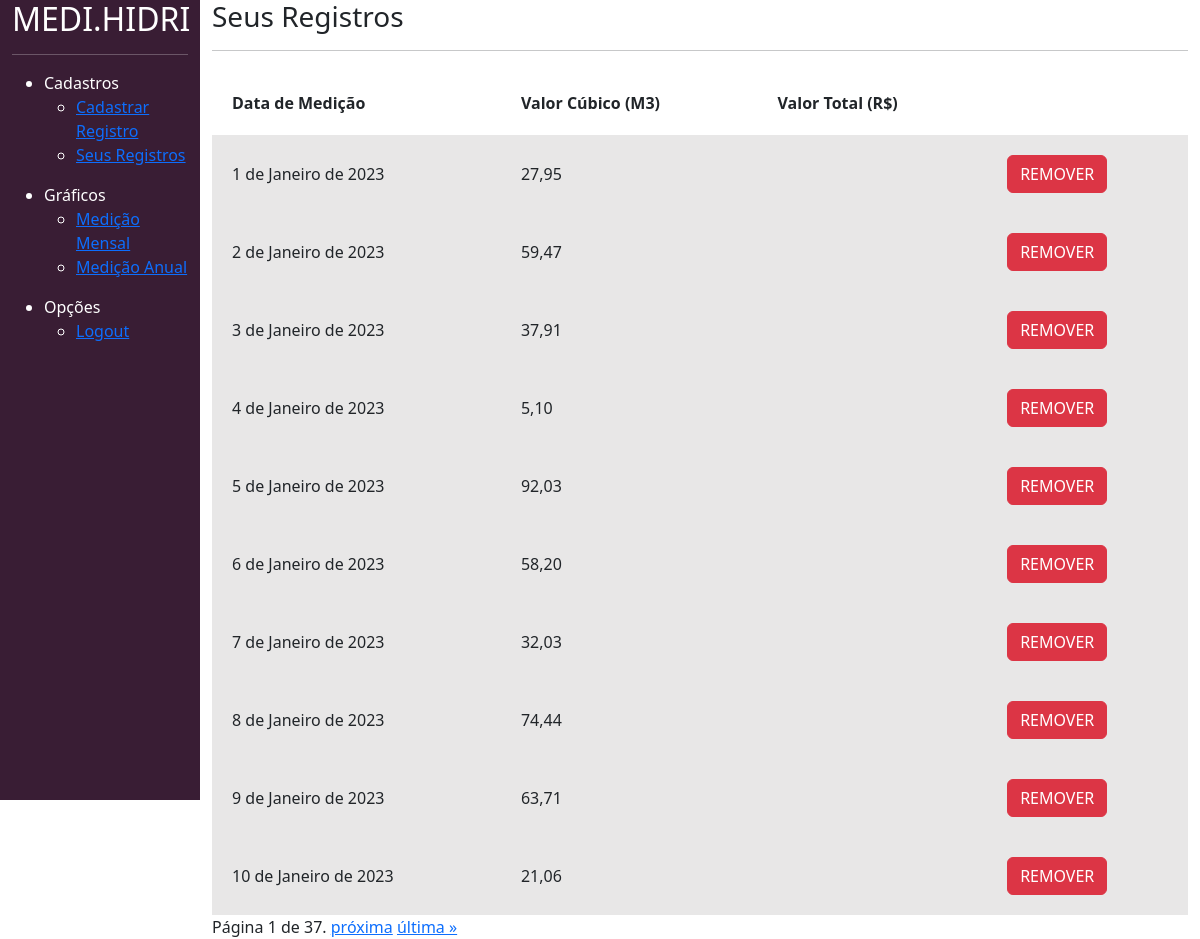
/divulgar/seus_registros/ (signed in), run on the app's committed database.
### divulgar/models.py (models this page shows)
class Medicao(models.Model):
    usuario = models.ForeignKey(User, on_delete=models.DO_NOTHING)
    dt      = models.DateField(default=datetime.now)
    m3      = models.FloatField()
    total   = models.FloatField()

### divulgar/views.py (the view)
# urls.py: path('seus_registros/', views.seus_registros, name="seus_registros"),
@login_required
def seus_registros(request):
    if request.method == "GET":
        medicao = Medicao.objects.filter(usuario=request.user).order_by('dt')
        paginator = Paginator(medicao, 10)  # 10 itens por página
        page_number = request.GET.get('page')
        page = paginator.get_page(page_number)
        brazilian_locale = babel.Locale('pt_BR')
        for m in page:
            m.m3_formatado = "{:.2f}".format(decimal.Decimal(m.m3)).replace('.', ',')
            m.total_formatado = numbers.format_currency(m.total, 'BRL', locale=brazilian_locale)
        return render(request, 'seus_registros.html', {'medicao': page})

### divulgar/templates/seus_registros.html (shortened to what this page needs)
{% load static %}
<!doctype html>
<html lang="pt-BR">
<head>
    <link href="https://cdn.jsdelivr.net/npm/bootstrap@5.3.0-alpha1/dist/css/bootstrap.min.css" rel="stylesheet">
    <link href="{% static 'usuarios/css/cadastro.css' %}" rel="stylesheet">
    <link href="{% static 'divulgar/css/seus_registros.css' %}" rel="stylesheet">
</head>
<body>
<div class="container-fluid">
    <div class="row">
        <div class="col-md-2 bg-side sidebar">
            <h2>MEDI.HIDRI</h2>
            <hr>
            <ul>
                <li>Cadastros</li>
                <ul>
                    <li><a href="{% url 'novo_registro' %}" rel="stylesheet"> Cadastrar Registro </a></li>
                </ul>
                <ul>
                    <li><a href="{% url 'seus_registros' %}" rel="stylesheet"> Seus Registros </a></li>
                </ul>
            </ul>
            <ul>
                <li>Gráficos</li>
                <ul>
                    <li><a href="{% url 'dashboard' %}" rel="stylesheet"> Medição Mensal </a></li>
                </ul>
                <ul>
                    <li><a href="{% url 'dashboard_totalizado' %}" rel="stylesheet"> Medição Anual </a></li>
                </ul>
            </ul>
            <ul>
                <li>Opções</li>
                <ul>
                    <li><a href="{% url 'sair' %}" rel="stylesheet"> Logout </a></li>
                </ul>
            </ul>
        </div>
        <div class="col-md">
            <div class="wrapper">
                <div class="box width80">
                    <h3 class="font-vinho">Seus Registros</h3>
                    <hr>
                    <table class="tabela" cellpadding="20">
                        <tr>
                            <th>Data de Medição</th>
                            <th>Valor Cúbico (M3)</th>
                            <th>Valor Total (R$)</th>
                        </tr>
                        {% for medicao in medicao %}
                            <tr class="tabela-linha">
                                <td>{{ medicao.dt }}</td>
                                <td>{{ medicao.m3_formatado }}</td>
                                <td>{{ medicao.total_formatado }}</td>
                                <td>
                                    <a href="{% url 'remover_registro' medicao.id %}" class="btn btn-danger">REMOVER</a>
                                </td>
                            </tr>
                        {% endfor %}
                    </table>
                </div>
            </div>
            <div class="pagination">
            <span class="step-links">
                <span class="current">
                    Página {{ medicao.number }} de {{ medicao.paginator.num_pages }}.
                </span>
                {% if medicao.has_next %}
                    <a href="?page={{ medicao.next_page_number }}">próxima</a>
                    <a href="?page={{ medicao.paginator.num_pages }}">última &raquo;</a>
                {% endif %}
            </span>
        </div>
        </div>
    </div>
</div>
</body>
</html>

### templates/static/usuarios/css/cadastro.css (style rules this page uses)
.bg-side { background-color: #391D34; color: white; height: 100vh; }

### templates/static/divulgar/css/seus_registros.css (style rules this page uses)
.tabela { width: 100%; margin-top: 20px; }
.tabela-linha { background-color: #e8e7e7; }

### data on the page
Medicao: dt "1 de Janeiro de 2023", m3_formatado "27,95"
Medicao: dt "2 de Janeiro de 2023", m3_formatado "59,47"
Medicao: dt "3 de Janeiro de 2023", m3_formatado "37,91"
Medicao: dt "4 de Janeiro de 2023", m3_formatado "5,10"
Medicao: dt "5 de Janeiro de 2023", m3_formatado "92,03"
Medicao: dt "6 de Janeiro de 2023", m3_formatado "58,20"
Medicao: dt "7 de Janeiro de 2023", m3_formatado "32,03"
Medicao: dt "8 de Janeiro de 2023", m3_formatado "74,44"
Medicao: dt "9 de Janeiro de 2023", m3_formatado "63,71"
Medicao: dt "10 de Janeiro de 2023", m3_formatado "21,06"

### other printed values
{{ medicao.number }} "1"
{{ medicao.paginator.num_pages }} "37"
